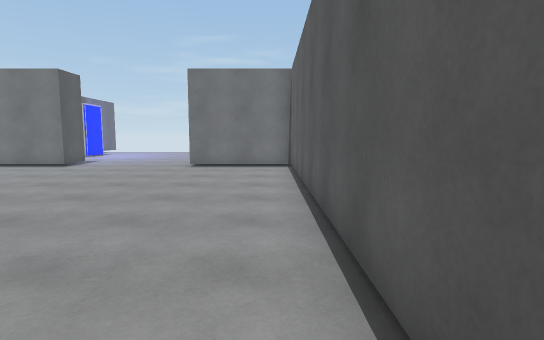
[1] (above)

12 first-person views from a walk through a Unity game level. The camera is 1.4 m above the floor, tilts 6° down and sees 80° across. The floor is counted in squares, 1 m on a side. Each view is taken from the middle of a square. On the plan, view 1 faces up. The plan holds only what a view shows up to about 15 squares ahead; the rest is blank. The place goes on beyond the plan. The player character is not drawn. Surface patterns are stand-ins for the level's own textures.

[2]
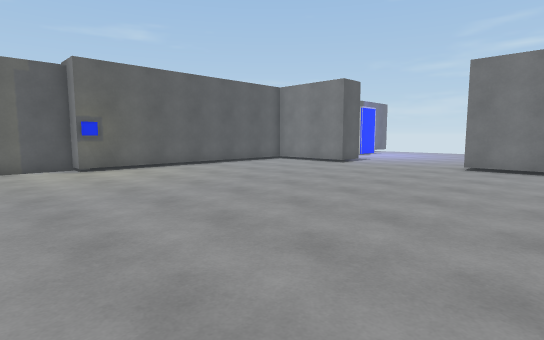

[3]
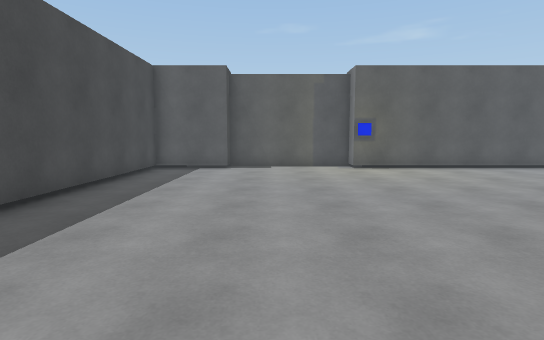

[4]
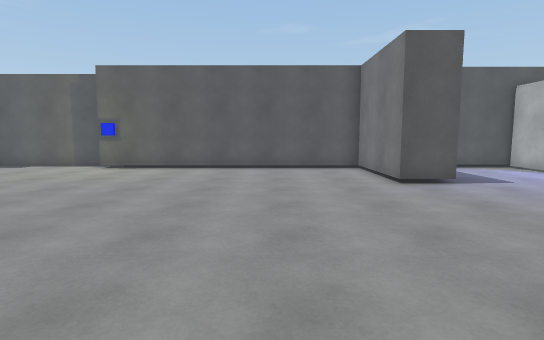

[5]
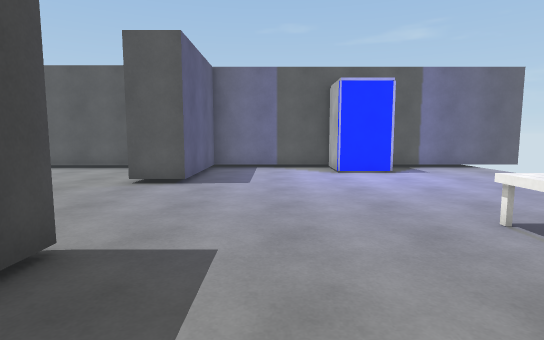

[6]
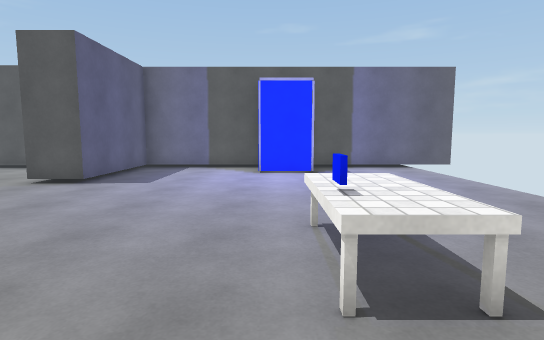

[7]
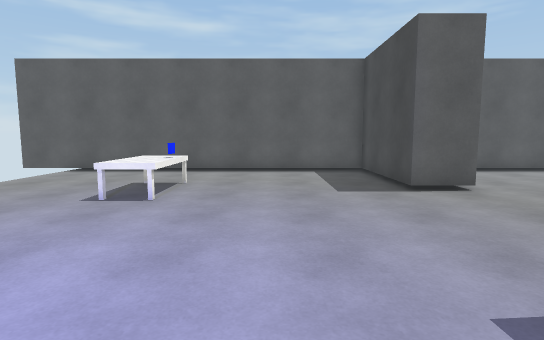

[8]
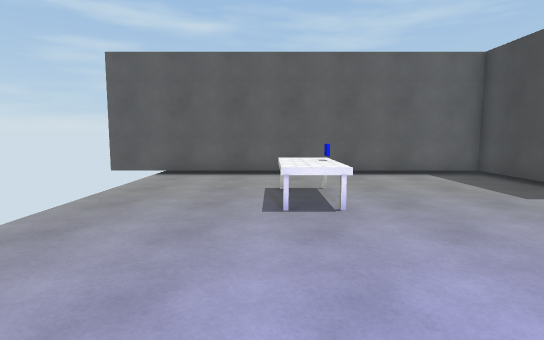

[9]
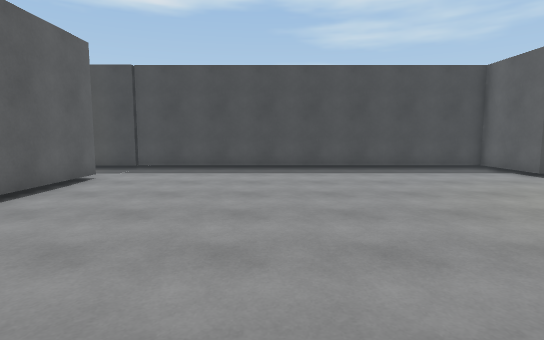

[10]
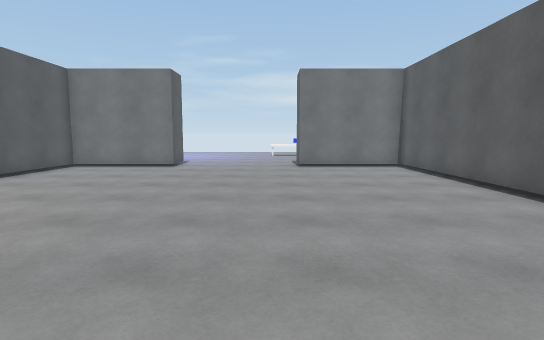

[11]
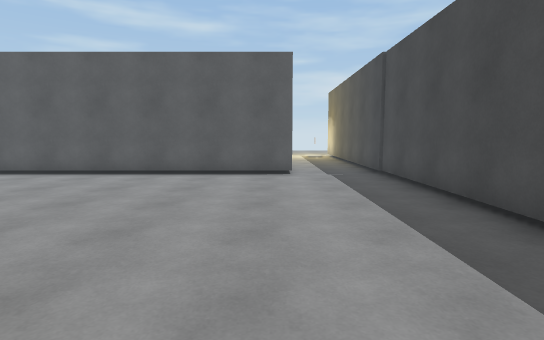

[12]
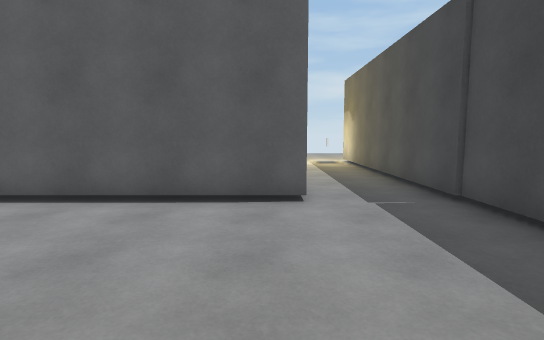

### Floor plan
Points are (right, up) in squares from view 1. A wall is a line through its corners. A room is listed if a view was taken in it or the views show most of it. See-through windows are left out.
Room 1 (views 1, 2, 3, 4, 5, 6, 7, 8, 9, 10, 11, 12)
walls: (-14.9, 3.5) (-14.9, -1.9) (-14.1, -1.9) (-14.1, -5) (-0.4, -5); (-14.4, 21.5) (-14.4, 16.4) (-9.5, 16.4) (-9.5, 14.8) (-14.1, 14.8) (-14.1, 4.4); (0.9, -1.9) (0.9, 14.8) (-3.8, 14.8) (-3.8, 16.4) (0.9, 16.4) (0.9, 29.5); (-14.4, 29.5) (-14.4, 23.8)
ways out: opening at (0, -3.5)
objects: blue block (-14, 4); other object (-14, 22) to (-12, 23); table (-5, 23) to (-2, 24)

Positions as (right, up) in squares from view 1, and headings:
1: (0, 0), facing up
2: (0, 0), facing up-left
3: (0, 0), facing left
4: (0, 11), facing left
5: (0, 19), facing left
6: (0, 22), facing left
7: (-12, 20), facing right
8: (-11, 24), facing right
9: (-5, 9), facing down
10: (-5, 0), facing up
11: (-11, -1), facing right
12: (-6, -1), facing right
